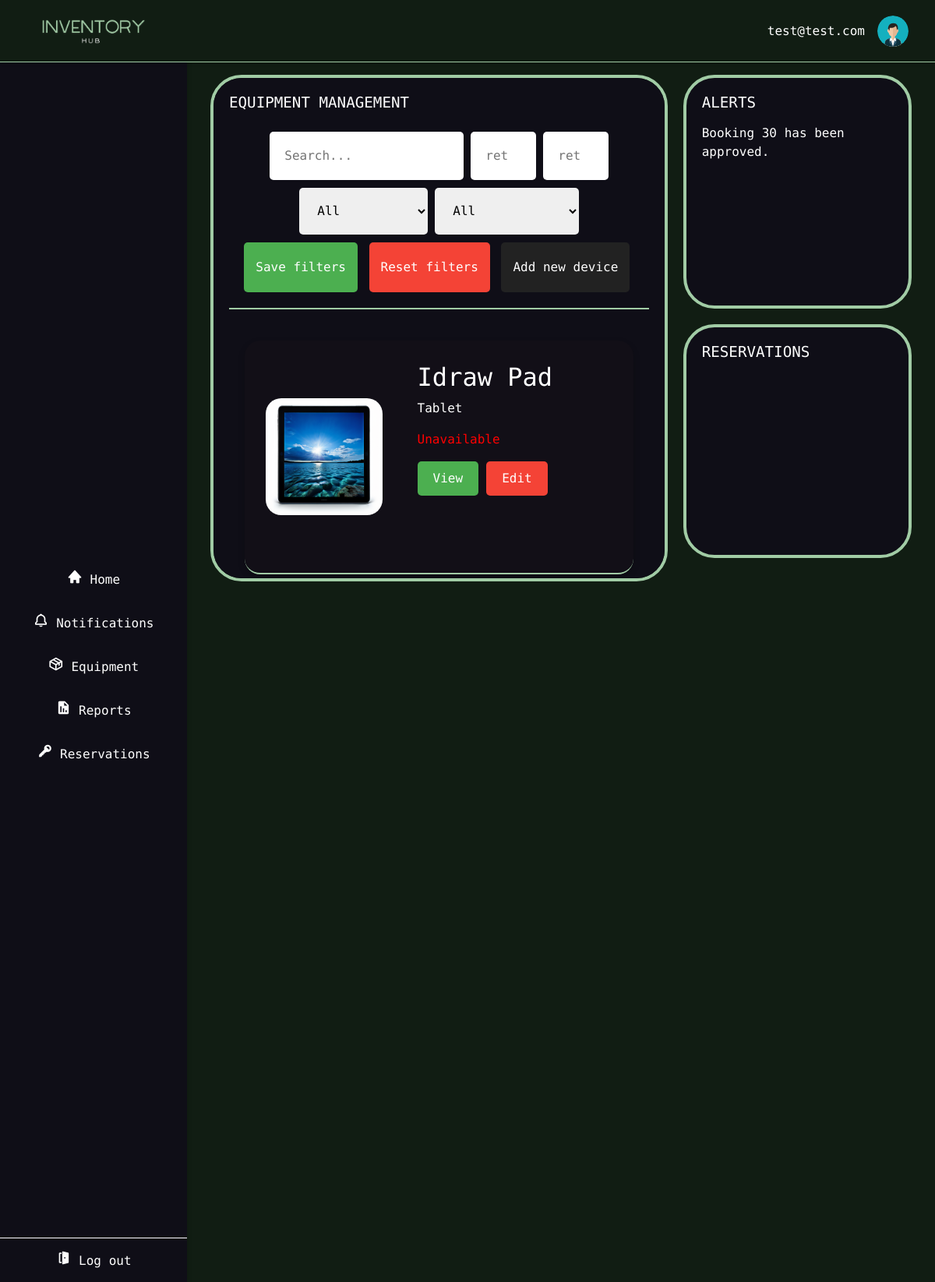
Page /user_home/?page=2 (signed in) on the committed database.
### InventoryManagement/models.py (models this page shows, shortened)
class CustomUser(AbstractUser):
    username = models.CharField(max_length=255, unique=True, blank=False)
    USERNAME_FIELD = 'email'
    REQUIRED_FIELDS = ['username', 'first_name', 'last_name']
    email = models.EmailField(unique=True)
    phone = models.CharField(max_length=20)
    role = models.ForeignKey(Role, on_delete=models.SET(get_user_role), default=get_user_role)
    objects = CustomUserManager()

class Device(models.Model):
    device_name = models.CharField(max_length=100)
    device_type = models.CharField(max_length=50)
    device_desc = models.CharField(max_length=200, null=True, blank=True)
    device_status = models.BooleanField(default=False)  # Changed from CharField to BooleanField
    location = models.ForeignKey(Location, on_delete=models.CASCADE)
    config = models.ForeignKey('DeviceConfig', on_delete=models.CASCADE, null=False, blank=False)
    return_day = models.IntegerField(default=0)

class UserNotification(models.Model):
    user = models.ForeignKey(CustomUser, on_delete=models.CASCADE)
    message =  models.CharField(max_length=65535)
    created = models.DateTimeField(auto_now_add=True)

### InventoryManagement/views.py (the view)
# urls.py: path('user_home/', views.user_home, name='user_home'),
@login_required
def user_home(request):
    users = CustomUser.objects.all()
    bookings = Booking.objects.filter(booking_status="requested")
    try:
        notifications = UserNotification.objects.filter(user=request.user).order_by("-created")
    except:
        notifications = list()
    user = request.user
    devices, search = _search(request)
    latest_booking = Booking.objects.filter(user=request.user).order_by('-booking_req_date').first()
    context = {
        "devices": devices,
        "search": search or "",
        'users': users,
        'bookings': bookings,
        "notifications": notifications,
        "user": user,
        "latest_booking": latest_booking
    }
    return render(request, 'user_home.html', context)

### InventoryManagement/templates/user_home.html (shortened to what this page needs)
{% extends "base.html" %}
{% load static %}
{% block styles %}
    <link rel="stylesheet" href="{% static 'css/U-dashboard.css' %}">
    <link rel="stylesheet" href="{% static 'css/equipment.css' %}">
    <link rel="stylesheet" href={% static "/css/basscss.css" %}>
{% endblock %}
{% block content %}
    <div class="dashboard-container">
        <div class="dashboard-column">
            <div class="dashboard-section" id="equipment-management">
                <h3>Equipment Management</h3>
                {% include 'equipmentSearch_plugin.html' %}
            </div>
        </div>
        <div class="dashboard-column">
            <div class="dashboard-section" id="alerts">
                <h3>Alerts</h3>
                {% with notifications|first as latest_notification %}
                    {% if latest_notification %}
                        <div class="mt2">
                            {{ latest_notification.message }}
                        </div>
                    {% else %}
                        <div class="mt2">
                            No new notifications.
                        </div>
                    {% endif %}
                {% endwith %}
            </div>
            <div class="dashboard-section" id="reservations">
                <h3>Reservations</h3>
            </div>
        </div>
    </div>
{% endblock %}

### InventoryManagement/templates/base.html (shortened to what this page needs)
<!DOCTYPE html>
<html lang="en">
<head>
    {% load static %}
    <link href="https://stackpath.bootstrapcdn.com/bootstrap/4.3.1/css/bootstrap.min.css" rel="stylesheet">
    <link href="/static/css/boxicons.min.css" rel="stylesheet">
    <link href="/static/css/basscss.css" rel="stylesheet">
    {% load django_bootstrap5 %}
    <link rel="stylesheet" href="{% static 'css/base.css' %}">
    {% block styles %}
        {% endblock %}
</head>
<body>
    <div class="top-bar">
        <div class="logo">
            <img src="{% static 'images/inventory.png' %}" alt="Logo" style="height: 40px;">
        </div>
            <div class="profile-info">
                {% block user_name %}
                    <p>{{ user.email }}</p>
                {% endblock user_name %}
                <img class="ml-3" src="{% static "images/avatar2.svg" %}" alt="Profile">
            </div>
        </div>
    <div class="sidebar">
        {% if user.role.role_name == 'admin' %}
        <a href="{% url 'admin_home' %}" class="{% if request.path == '/admin_home/' %}sel{% endif %}">
            <i class='bx bxs-home'></i>
            Home
        </a>
        {% elif user.role.role_name == "user" %}
        <a href="{% url 'user_home' %}"
        class="{% if request.path == '/user_home/' %}sel{% endif %}"
        >
            <i class='bx bxs-home'></i>
            Home</a>
        {% endif %}
        <a href="{% url 'notifications' %}" class="{% if request.path == '/notifications/' %}sel{% endif %}">
            <i class='bx bx-bell' ></i>
            Notifications</a>
        <a href="{% url 'equipment' %}" class="{% if request.path == '/equipment/' or '/device/' in request.path %}sel{% endif %}"">
            <i class='bx bx-package'  ></i>
            Equipment</a>
        {% if user.role.role_name == 'admin' %}
        <a href="{% url 'reports' %}" class="{% if request.path == '/reports/' %}sel{% endif %}">
            <i class='bx bxs-report' ></i>
            Reports</a>
        {% endif %}
        {% if user.role.role_name == 'admin' %}
        <a href="{% url 'reservations' %}" class="{% if request.path == '/reservations/' %}sel{% endif %}">
            <i class='bx bxs-key' ></i>
            Reservations</a>
        {% elif user.role.role_name == "user" %}
        <a href="{% url 'requests' %}">
            <i class='bx bxs-ship'></i>
            Requests</a>
        {% endif %}
        <div class="logout">
            <a href="/logout">
                <i class='bx bxs-door-open' ></i>
                Log out</a>
        </div>
    </div>
    {% block content %}
    {% endblock content %}
</body>
</html>

### InventoryManagement/templates/search.html
{% for device in devices %}
{% load static %}
            <div class="product-item">
                <img src="{% static 'images/'|add:device.device_type.lower|add:'.png'  %}" alt="{{ device.device_type }}">
            <div class="product-info">
                <h2>{{ device.device_name }}</h2>
                <p> {{ device.device_type }}</p>
                <p class="{% if device.device_status %}available{% else %}unavailable{% endif %}">
                    {% if device.device_status %}Available{% else %}Unavailable{% endif %}</p>
                <div class="actions">
                    {% if device.config%}
                    <a href="{% url 'device_view' device.config.device_serial %}"><button class="view-btn">View</button></a>
                    {% endif %}
                    {% if user.role.role_name == "admin" %}
                    <a href="{% url 'edit_device' device.config.device_serial %}"><button class="edit-btn">Edit</button></a>
                    {% endif %}
                </div>
            </div>
            </div>
{% endfor %}

### static/css/basscss.css (style rules this page uses)
.mt2 { margin-top:1rem }

### static/css/base.css (style rules this page uses)
body, html { margin: 0; font-family: "Source Code Pro", monospace; font-optical-sizing: auto; font-weight: 300; font-style: normal; background-color: rgb(17, 29, 19); height: 100%; }
.logo { width: 20%; align-items: center; text-align: center; }
.top-bar { background-color: rgb(17, 29, 19); box-shadow: 0 2px 4px rgba(0,0,0,0.1); display: flex; justify-content: space-between; align-items: center; padding: 1.5% 0%; position: fixed; width: 100%; top: 0; z-index: 1001; box-sizing: border-box; margin: auto; border-bottom: 1px solid rgb(161, 204, 165); height: 80px; }
.profile-info { display: flex; align-items: center; padding: 0 2%; }
.profile-info img { width: 40px; height: 40px; border-radius: 50%; margin-right: 10px; }
.profile-info p { margin: 0; font-size: 16px; color: white }
.sidebar { width: 20%; background-color: #0F0E17; color: white; position: fixed; top: 1.7cm; left: 0; bottom: 0; overflow-y: auto; display: flex; flex-direction: column; justify-content: center; z-index: 1000; box-shadow: 2px 0 5px rgba(0, 0, 0, 0.1); }
.sidebar a { padding: 15px 20px; text-decoration: none; font-size: 1rem; color: white; display: block; transition: background-color 0.3s; text-align: center; }
.logout { position: absolute; bottom: 0; width: 100%; text-align: center; border-top: 1px solid #fff; }
.unavailable { color: red; }
button { border: none; border-radius: 5px; padding: 10px 15px; cursor: pointer; margin-right: 5px; }
.bx { font-size: 20px; }

### static/css/U-dashboard.css (style rules this page uses)
.dashboard-section { background-color: #0F0E17; border-radius: 40px; border-color: #A1CCA5; border-width: 4px; border-style: solid; padding: 20px; margin-bottom: 20px; box-sizing: border-box; width: 100%; height: 200px; }
.dashboard-section h3 { color: #fff; margin-bottom: 15px; text-transform: uppercase; font-size: 1.2em; }
.dashboard-container { width: 75%; height: 90%; margin: 8% 0 0 22.5%; color: #fff; display: flex; justify-content: space-between; gap: 20px; }
.dashboard-column { display: flex; flex-direction: column; }
.dashboard-column:first-child { flex: 2; }
.dashboard-column:last-child { flex: 1; }
.dashboard-column:first-child .dashboard-section:nth-child(1) { height: 650px; }
.dashboard-column:nth-child(2) .dashboard-section { height: 300px; }
#equipment-management { overflow: auto; }

### static/css/equipment.css (style rules this page uses)
.view-btn, .savebtn { background-color: #4CAF50; color: white; }
.edit-btn, .resetbtn { background-color: #f44336; color: white; }
.product-item { background-color: rgb(18, 15, 23); display: flex; border-bottom: 2px solid rgb(161, 204, 165); width: 1rem; border-radius: 20px; box-shadow: 0 4px 8px 0 #0003; cursor: pointer; flex: 1 1 400px; gap: 5px; margin: 20px; padding: 8px; height: 300px; box-sizing: border-box; }
.product-item img { max-width: 40%; max-height: 150px; margin: auto 4%; object-fit: cover; border-radius: 20px; }
.product-info { padding: 20px; display: flex; flex-direction: column; justify-content: center; text-align: left; margin: 0 auto auto 0; }
.product-info h2 { text-align: left; }
.actions { display: flex; justify-content: flex-start; }
.actions button { margin-right: 10px; padding: 10px 20px; border: none; border-radius: 5px; cursor: pointer; }
button { transition: background-color 0.3s ease; }
.unavailable { color: red; }

### rows in the picture
CustomUser: email "test@test.com"
Device: device_name "Idraw Pad", device_type "Tablet", device_status "Unavailable", shows "View"
UserNotification: message "Booking 30 has been approved."
